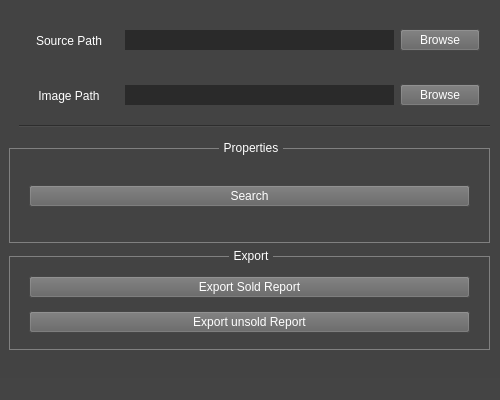
<?xml version="1.0" encoding="UTF-8"?>
<ui version="4.0">
 <class>MainWindow</class>
 <widget class="QMainWindow" name="MainWindow">
  <property name="enabled">
   <bool>true</bool>
  </property>
  <property name="geometry">
   <rect>
    <x>0</x>
    <y>0</y>
    <width>500</width>
    <height>400</height>
   </rect>
  </property>
  <property name="sizePolicy">
   <sizepolicy hsizetype="Preferred" vsizetype="Preferred">
    <horstretch>0</horstretch>
    <verstretch>0</verstretch>
   </sizepolicy>
  </property>
  <property name="minimumSize">
   <size>
    <width>500</width>
    <height>400</height>
   </size>
  </property>
  <property name="maximumSize">
   <size>
    <width>3000</width>
    <height>3000</height>
   </size>
  </property>
  <property name="windowTitle">
   <string>Report Helper</string>
  </property>
  <property name="styleSheet">
   <string notr="true">background-color: rgb(68, 68, 68);</string>
  </property>
  <widget class="QWidget" name="centralwidget">
   <property name="styleSheet">
    <string notr="true">background-color: rgb(67, 67, 67);</string>
   </property>
   <widget class="QWidget" name="verticalLayoutWidget">
    <property name="geometry">
     <rect>
      <x>9</x>
      <y>9</y>
      <width>481</width>
      <height>341</height>
     </rect>
    </property>
    <layout class="QVBoxLayout" name="verticalLayout">
     <item>
      <widget class="QWidget" name="widget" native="true">
       <property name="maximumSize">
        <size>
         <width>16777215</width>
         <height>60</height>
        </size>
       </property>
       <widget class="QWidget" name="horizontalLayoutWidget">
        <property name="geometry">
         <rect>
          <x>10</x>
          <y>11</y>
          <width>461</width>
          <height>41</height>
         </rect>
        </property>
        <layout class="QHBoxLayout" name="horizontalLayout">
         <item>
          <widget class="QLabel" name="label">
           <property name="minimumSize">
            <size>
             <width>100</width>
             <height>0</height>
            </size>
           </property>
           <property name="styleSheet">
            <string notr="true">color: rgb(255, 255, 255);</string>
           </property>
           <property name="text">
            <string>Source Path</string>
           </property>
           <property name="alignment">
            <set>Qt::AlignCenter</set>
           </property>
          </widget>
         </item>
         <item>
          <widget class="QLineEdit" name="excellineEdit">
           <property name="minimumSize">
            <size>
             <width>0</width>
             <height>20</height>
            </size>
           </property>
           <property name="styleSheet">
            <string notr="true">background-color: rgb(42, 42, 42);
border-style:none;
color: rgb(255, 255, 255);</string>
           </property>
          </widget>
         </item>
         <item>
          <widget class="QPushButton" name="excelBrowseButton">
           <property name="styleSheet">
            <string notr="true">color: rgb(255, 255, 255);
background-color: rgb(98, 98, 98);</string>
           </property>
           <property name="text">
            <string>Browse</string>
           </property>
          </widget>
         </item>
        </layout>
       </widget>
      </widget>
     </item>
     <item>
      <widget class="QWidget" name="widget_2" native="true">
       <property name="maximumSize">
        <size>
         <width>16777215</width>
         <height>60</height>
        </size>
       </property>
       <widget class="QWidget" name="horizontalLayoutWidget_2">
        <property name="geometry">
         <rect>
          <x>10</x>
          <y>0</y>
          <width>461</width>
          <height>41</height>
         </rect>
        </property>
        <layout class="QHBoxLayout" name="horizontalLayout_2">
         <item>
          <widget class="QLabel" name="label_2">
           <property name="minimumSize">
            <size>
             <width>100</width>
             <height>0</height>
            </size>
           </property>
           <property name="styleSheet">
            <string notr="true">color: rgb(255, 255, 255);</string>
           </property>
           <property name="text">
            <string>Image Path</string>
           </property>
           <property name="alignment">
            <set>Qt::AlignCenter</set>
           </property>
          </widget>
         </item>
         <item>
          <widget class="QLineEdit" name="imagelineEdit">
           <property name="minimumSize">
            <size>
             <width>0</width>
             <height>20</height>
            </size>
           </property>
           <property name="styleSheet">
            <string notr="true">background-color: rgb(42, 42, 42);
border-style:none;
color: rgb(255, 255, 255);</string>
           </property>
          </widget>
         </item>
         <item>
          <widget class="QPushButton" name="imageBrowseButton">
           <property name="styleSheet">
            <string notr="true">color: rgb(255, 255, 255);
background-color: rgb(98, 98, 98);</string>
           </property>
           <property name="text">
            <string>Browse</string>
           </property>
          </widget>
         </item>
        </layout>
       </widget>
       <widget class="Line" name="line">
        <property name="geometry">
         <rect>
          <x>10</x>
          <y>50</y>
          <width>479</width>
          <height>3</height>
         </rect>
        </property>
        <property name="orientation">
         <enum>Qt::Horizontal</enum>
        </property>
       </widget>
      </widget>
     </item>
     <item>
      <widget class="QGroupBox" name="groupBox">
       <property name="minimumSize">
        <size>
         <width>100</width>
         <height>0</height>
        </size>
       </property>
       <property name="styleSheet">
        <string notr="true">QGroupBox{
    border: 1px solid gray; 
	margin-top:7px;
}

QGroupBox::title { 
	subcontrol-origin: margin;
	color: rgb(255, 255, 255);
     subcontrol-position: top center; /* position at the top left*/ 
     padding:0 3px;
 } </string>
       </property>
       <property name="title">
        <string>Properties</string>
       </property>
       <widget class="QWidget" name="verticalLayoutWidget_4">
        <property name="geometry">
         <rect>
          <x>20</x>
          <y>20</y>
          <width>441</width>
          <height>71</height>
         </rect>
        </property>
        <layout class="QVBoxLayout" name="verticalLayout_4">
         <item>
          <widget class="QPushButton" name="searchButton">
           <property name="styleSheet">
            <string notr="true">color: rgb(255, 255, 255);
background-color: rgb(98, 98, 98);</string>
           </property>
           <property name="text">
            <string>Search</string>
           </property>
          </widget>
         </item>
        </layout>
       </widget>
      </widget>
     </item>
     <item>
      <widget class="QGroupBox" name="groupBox_2">
       <property name="styleSheet">
        <string notr="true">QGroupBox{
    border: 1px solid gray; 
	margin-top:7px;
}

QGroupBox::title { 
	subcontrol-origin: margin;
	color: rgb(255, 255, 255);
     subcontrol-position: top center; /* position at the top left*/ 
     padding:0 3px;
 } </string>
       </property>
       <property name="title">
        <string>Export</string>
       </property>
       <widget class="QWidget" name="verticalLayoutWidget_3">
        <property name="geometry">
         <rect>
          <x>20</x>
          <y>20</y>
          <width>441</width>
          <height>71</height>
         </rect>
        </property>
        <layout class="QVBoxLayout" name="verticalLayout_3">
         <item>
          <widget class="QPushButton" name="exportSoldButton">
           <property name="styleSheet">
            <string notr="true">color: rgb(255, 255, 255);
background-color: rgb(98, 98, 98);</string>
           </property>
           <property name="text">
            <string>Export Sold Report</string>
           </property>
          </widget>
         </item>
         <item>
          <widget class="QPushButton" name="exportUnsoldButton">
           <property name="styleSheet">
            <string notr="true">color: rgb(255, 255, 255);
background-color: rgb(98, 98, 98);</string>
           </property>
           <property name="text">
            <string>Export unsold Report</string>
           </property>
          </widget>
         </item>
        </layout>
       </widget>
      </widget>
     </item>
    </layout>
   </widget>
  </widget>
  <widget class="QMenuBar" name="menubar">
   <property name="geometry">
    <rect>
     <x>0</x>
     <y>0</y>
     <width>500</width>
     <height>21</height>
    </rect>
   </property>
  </widget>
  <widget class="QStatusBar" name="statusbar"/>
 </widget>
 <resources/>
 <connections>
  <connection>
   <sender>exportSoldButton</sender>
   <signal>clicked()</signal>
   <receiver>MainWindow</receiver>
   <slot>eventExportSoldReport()</slot>
   <hints>
    <hint type="sourcelabel">
     <x>469</x>
     <y>318</y>
    </hint>
    <hint type="destinationlabel">
     <x>499</x>
     <y>234</y>
    </hint>
   </hints>
  </connection>
  <connection>
   <sender>exportUnsoldButton</sender>
   <signal>clicked()</signal>
   <receiver>MainWindow</receiver>
   <slot>eventExportUnsoldReport()</slot>
   <hints>
    <hint type="sourcelabel">
     <x>469</x>
     <y>352</y>
    </hint>
    <hint type="destinationlabel">
     <x>499</x>
     <y>286</y>
    </hint>
   </hints>
  </connection>
  <connection>
   <sender>searchButton</sender>
   <signal>clicked()</signal>
   <receiver>MainWindow</receiver>
   <slot>eventSearch()</slot>
   <hints>
    <hint type="sourcelabel">
     <x>113</x>
     <y>229</y>
    </hint>
    <hint type="destinationlabel">
     <x>7</x>
     <y>306</y>
    </hint>
   </hints>
  </connection>
  <connection>
   <sender>excelBrowseButton</sender>
   <signal>clicked()</signal>
   <receiver>MainWindow</receiver>
   <slot>eventExcelBrowseData()</slot>
   <hints>
    <hint type="sourcelabel">
     <x>479</x>
     <y>73</y>
    </hint>
    <hint type="destinationlabel">
     <x>499</x>
     <y>66</y>
    </hint>
   </hints>
  </connection>
  <connection>
   <sender>imageBrowseButton</sender>
   <signal>clicked()</signal>
   <receiver>MainWindow</receiver>
   <slot>eventImageBrowseData()</slot>
   <hints>
    <hint type="sourcelabel">
     <x>479</x>
     <y>128</y>
    </hint>
    <hint type="destinationlabel">
     <x>499</x>
     <y>123</y>
    </hint>
   </hints>
  </connection>
 </connections>
 <slots>
  <slot>eventExcelBrowseData()</slot>
  <slot>eventImageBrowseData()</slot>
  <slot>eventExportSoldReport()</slot>
  <slot>eventExportUnsoldReport()</slot>
  <slot>eventSearch()</slot>
 </slots>
</ui>
